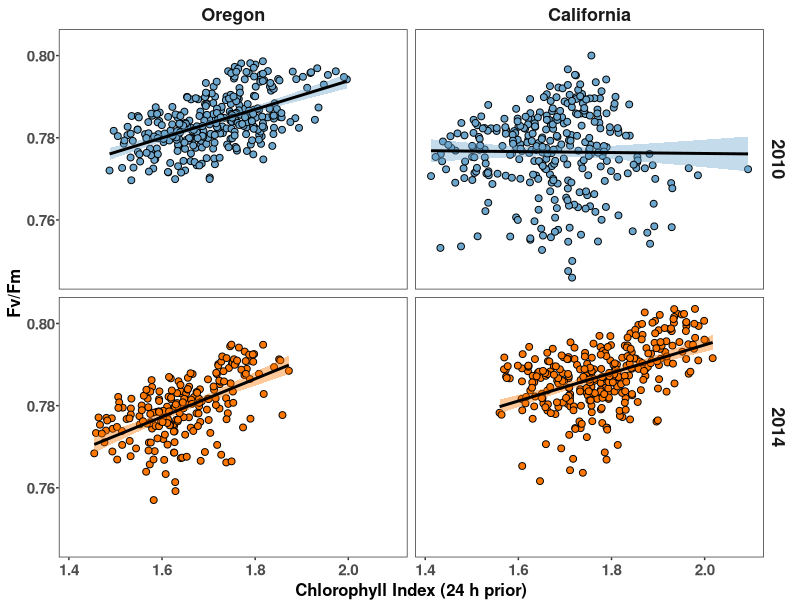
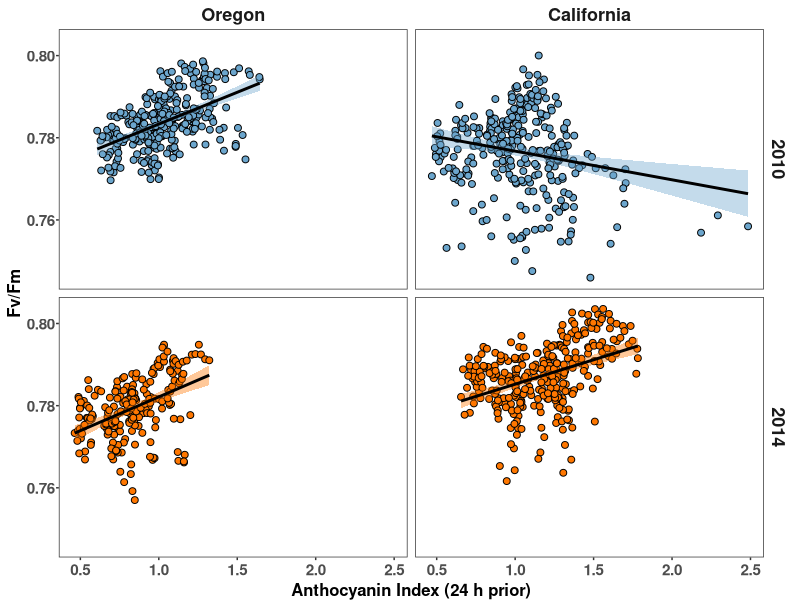
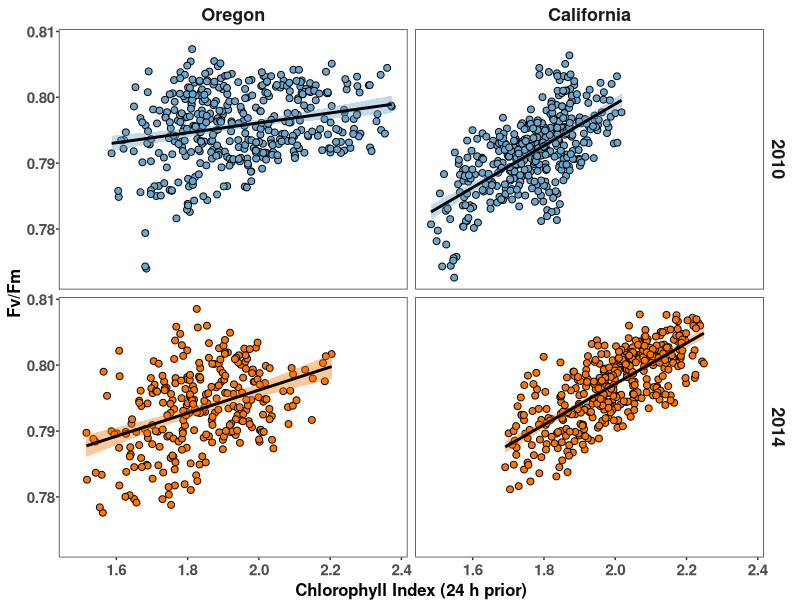
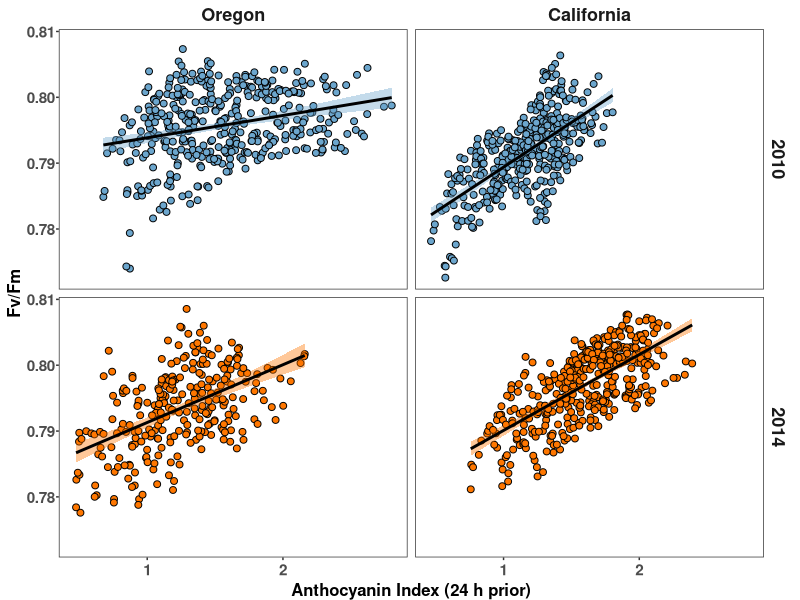
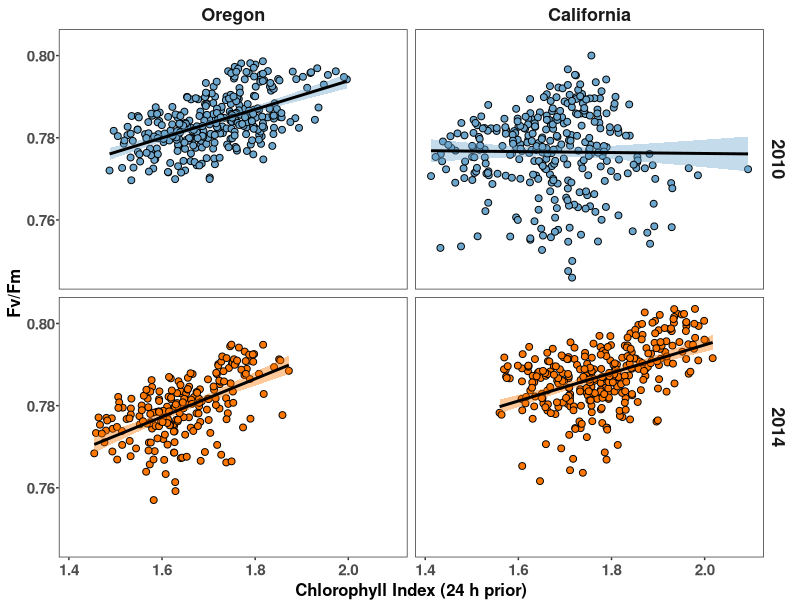
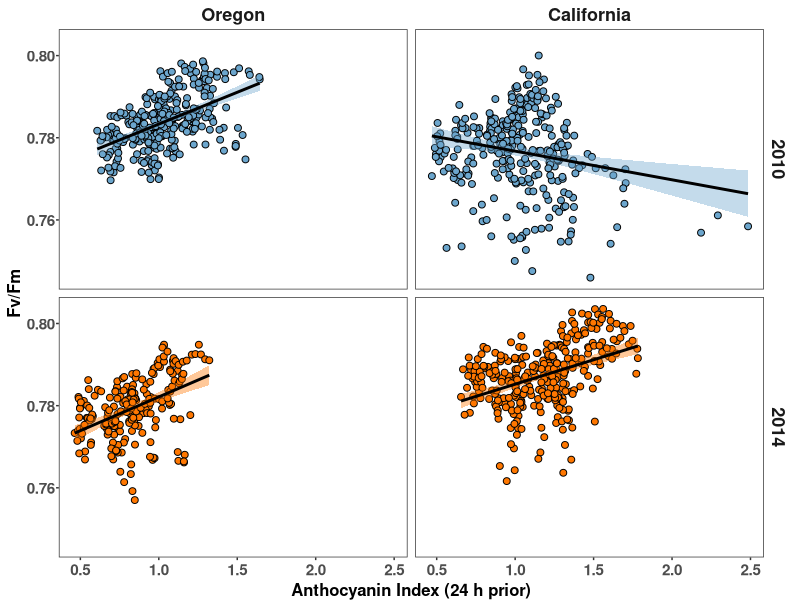
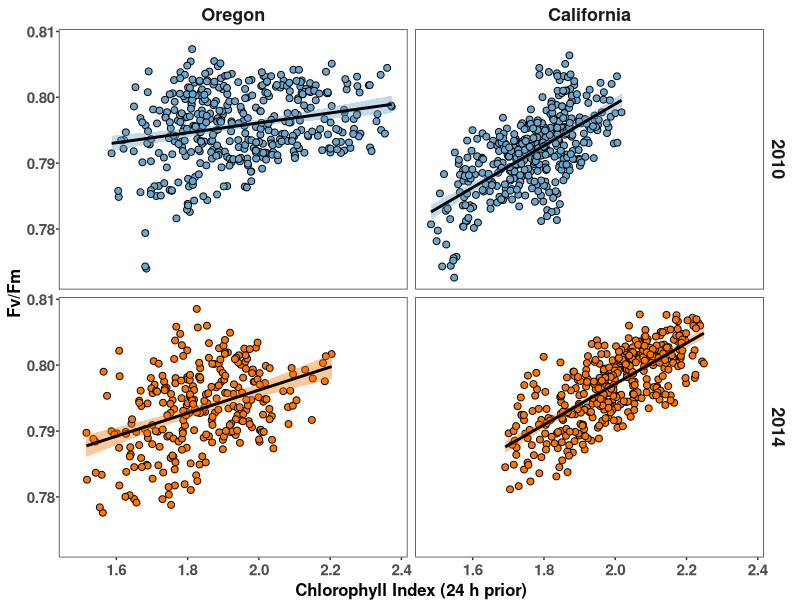
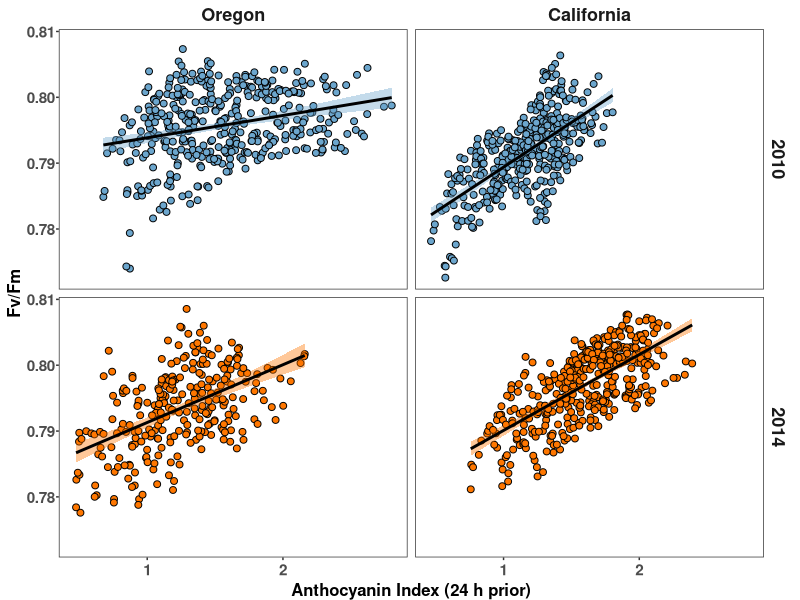

The R source for these figures, in order:
library(tidyverse)
library(car)

# ---- Data -----------------------------------------------------------------
PS2_all <- read_csv("data/PS2_all.csv") %>%
  mutate(Treatment = factor(Treatment, levels = c("20%", "40%", "60%", "80%", "100%")),
         Timepoint = factor(Timepoint, levels = c("Early", "Late")),
         Year = factor(Year, levels = c(2010, 2014)),
         Site = factor(Site, levels = c("Oregon", "California")))

year_colors <- c("2010" = "skyblue3", "2014" = "#FF7700")

# ---- Lag-2 predictors (24 h = 2 steps of 12 TOE) --------------------------
# Treatment stays in the join keys only so each row picks up its lag from the
# correct series; it is not used in any model or plot.
lag_hours <- 24

lagged <- PS2_all %>%
  select(Population, Treatment, Site, Year, TOE, ChlIdx, AriIdx) %>%
  mutate(TOE = TOE + lag_hours) %>%
  rename(ChlIdx_lag2 = ChlIdx, AriIdx_lag2 = AriIdx)

PS2_lag <- PS2_all %>%
  left_join(lagged, by = c("Population", "Treatment", "Site", "Year", "TOE"))

PS2_early_lagged <- PS2_lag %>% filter(Timepoint == "Early")
PS2_late_lagged  <- PS2_lag %>% filter(Timepoint == "Late")

# ---- Models (no Treatment) ------------------------------------------------
lm_chl_early <- lm(Fv.Fm ~ ChlIdx_lag2 + Site * Year, data = PS2_early_lagged)
lm_ari_early <- lm(Fv.Fm ~ AriIdx_lag2 + Site * Year, data = PS2_early_lagged)
lm_chl_late  <- lm(Fv.Fm ~ ChlIdx_lag2 + Site * Year, data = PS2_late_lagged)
lm_ari_late  <- lm(Fv.Fm ~ AriIdx_lag2 + Site * Year, data = PS2_late_lagged)

Anova(lm_chl_early)
Anova(lm_ari_early)
Anova(lm_chl_late)
Anova(lm_ari_late)

# ---- Theme (same as Fig 1) ------------------------------------------------
legend_space <- 5

fig_theme <- theme_bw() + theme(
  panel.grid = element_blank(),
  axis.text = element_text(size = 11, face = "bold"),
  axis.text.y = element_text(size = 11, face = "bold", margin = margin(r = 1)),
  axis.title = element_text(color = "black", size = 12, face = "bold"),
  axis.title.y = element_text(color = "black", size = 12, face = "bold", margin = margin(r = 2)),
  axis.ticks.length = unit(2, "pt"),
  legend.position = "none",
  strip.text = element_text(size = 13, face = "bold"),
  strip.background = element_blank(),
  plot.margin = margin(t = 0, r = legend_space, b = 0, l = 5)
)

# ---- Plot function --------------------------------------------------------
# Same structure as the original XY plots: Year fill, black-outlined points,
# black lm line with the default shaded band.
make_xy <- function(data, xvar, xlab) {
  d <- data %>% filter(!is.na(.data[[xvar]]), !is.na(Fv.Fm))
  
  ggplot(d, aes(x = .data[[xvar]], y = Fv.Fm, fill = Year)) +
    geom_point(shape = 21, color = "black", size = 2) +
    geom_smooth(method = "lm", color = "black") +
    scale_fill_manual(values = year_colors, name = "Year") +
    facet_grid(Year ~ Site) +
    labs(x = xlab, y = "Fv/Fm") +
    fig_theme
}

# ---- Plots ----------------------------------------------------------------
p_chl_early <- make_xy(PS2_early_lagged, "ChlIdx_lag2", "Chlorophyll Index (24 h prior)")
p_ari_early <- make_xy(PS2_early_lagged, "AriIdx_lag2", "Anthocyanin Index (24 h prior)")
p_chl_late  <- make_xy(PS2_late_lagged,  "ChlIdx_lag2", "Chlorophyll Index (24 h prior)")
p_ari_late  <- make_xy(PS2_late_lagged,  "AriIdx_lag2", "Anthocyanin Index (24 h prior)")

p_chl_early
p_ari_early
p_chl_late
p_ari_late

ggsave("paper_graphs/z_Extra/fvfm_chlidx_lag2_early_noTrt.pdf", plot = p_chl_early, width = 7, height = 6, units = "in")
ggsave("paper_graphs/z_Extra/fvfm_aridx_lag2_early_noTrt.pdf",  plot = p_ari_early, width = 7, height = 6, units = "in")
ggsave("paper_graphs/z_Extra/fvfm_chlidx_lag2_late_noTrt.pdf",  plot = p_chl_late,  width = 7, height = 6, units = "in")
ggsave("paper_graphs/z_Extra/fvfm_aridx_lag2_late_noTrt.pdf",   plot = p_ari_late,  width = 7, height = 6, units = "in")
